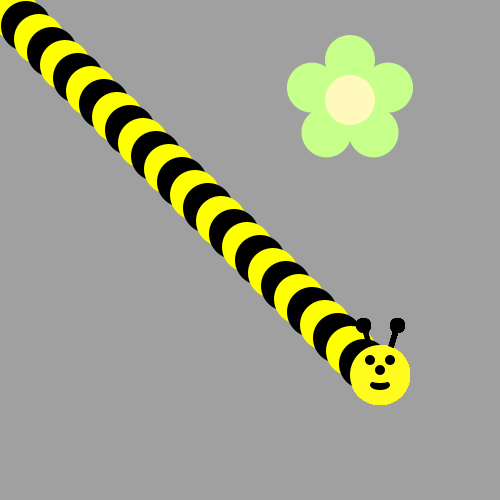
Frame 1 (no input)
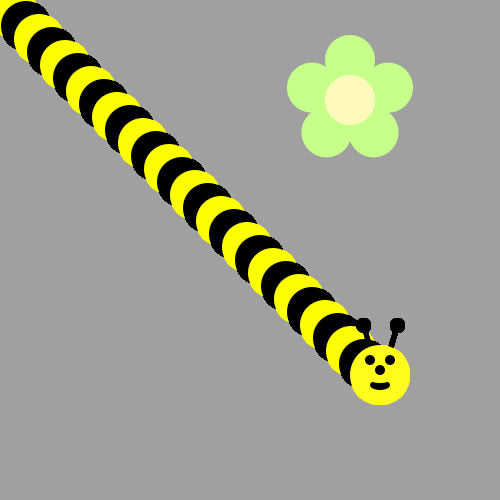
Frame 60 (the mouse pressed at the canvas centre just before this capture)
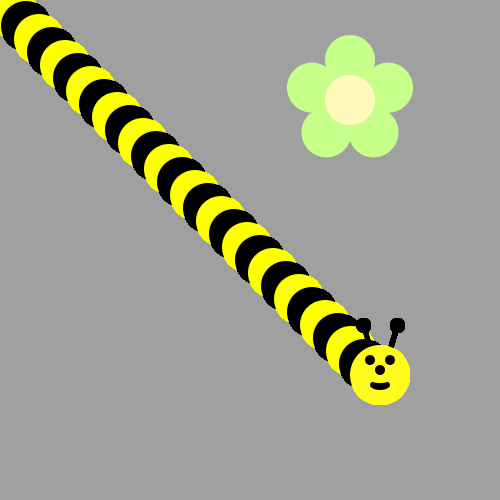
Frame 120 (the mouse held since frame 60 and released just before this capture)

The Processing sketch that drew these frames (run headless with seeded random() and noise(); from frame 60 on, the mouse is pressed at the canvas centre):

// Processing sketch: bumblebee
// ── bumblebee.pde
void draw() {
  for(int i = 0; i < 29; i++) {
    if(i % 2==0){
      fill(0,0,0);
    }
    else{
      fill(#FEFF00);
    }
    ellipse(i*13,i*13,50,50);
    drawBeeFace(380,375);
  }
/*Use a loop to make a body for the Bee!
Then put his head on using drawBeeFace(x,y)
Use Modulo to make the colors alternate 
*/

}

void drawFlower(int x, int y) {
     noStroke();
     translate(x, y);
     // draw 5 petals, rotating after each one<
     fill(#c6ff89);      // green
      for (int i = 0; i < 5; i++) {
           ellipse(0, -40, 50, 50);
          rotate(radians(72));
     }
     fill(#fff9bb); // light yellow
     ellipse(0, 0, 50, 50);
     
}
void drawBeeFace(int BeeFaceX, int BeeFaceY) {
     noStroke();
     fill(0, 0, 0);
     stroke(1);
     strokeWeight(5);
     line(BeeFaceX-10, BeeFaceY-27, BeeFaceX-17, BeeFaceY-50);
     line(BeeFaceX+10, BeeFaceY-27, BeeFaceX+17, BeeFaceY-50);
     ellipse(BeeFaceX-17, BeeFaceY-50, 10, 10);
     ellipse(BeeFaceX+17, BeeFaceY-50, 10, 10);
     noStroke();
     fill(255, 251, 28);
     ellipse(BeeFaceX, BeeFaceY, 60, 60); // face
     fill(255, 237, 209);
     fill(0,0,0);
      ellipse(BeeFaceX-10, BeeFaceY-15, 10, 10); // eyes
     ellipse(BeeFaceX+10, BeeFaceY-15, 10, 10);
      ellipse(BeeFaceX, BeeFaceY-5, 10, 10); // nose
      ellipse(BeeFaceX, BeeFaceY+10, 20, 10);// mouth
     fill(255, 251, 28);
     ellipse(BeeFaceX, BeeFaceY+5, 20, 6);
     
}

void setup() {
     ellipseMode(CENTER);
     size(500, 500);
     background(160, 160, 160);
      drawFlower(350, 100);
}
